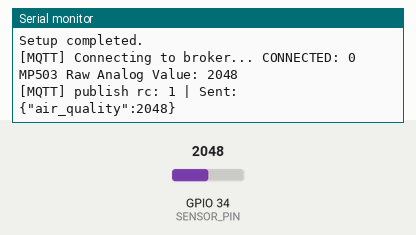
Recording of a program running on a simulated ESP32. On the bench: the last lines printed to the serial monitor. The test bench sets the inputs (shaded band); at power-on: GPIO 34 (SENSOR_PIN) = 2048. WiFi joins after 1.5 s; servers stay silent unless stated; random numbers use the default seed unless the program sets one; no MQTT or app messages arrive unless stated.

Above: at 2.9 s.
3.0 s: GPIO 34 (SENSOR_PIN) set to 2866
At 4.6 s:
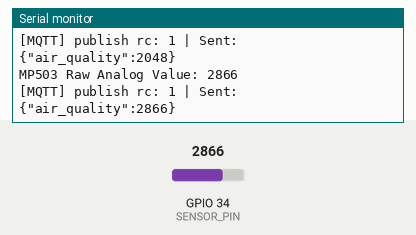
5.7 s: GPIO 34 (SENSOR_PIN) set to 3603
At 6.2 s:
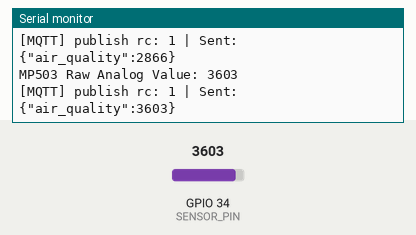
Timing chart, 0 to 8.7 s (numbered marks = the images above; inputs shaded):
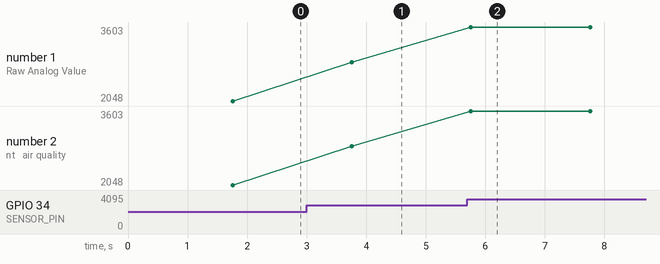

The program:

main.cpp
```cpp
#include <Arduino.h>
#include <WiFi.h>
#include <PubSubClient.h>


// === Hardware configuration ===

/**
 * @brief The GPIO pin connected to the sensor's signal (SIG) line.
 * Labeled as G34 on the ESP32 board.
 */
constexpr int SENSOR_PIN = 34;

/**
 * @brief Delay between consecutive sensor readings (in milliseconds).
 */
constexpr int MEASURE_DELAY_MS = 2000;

/**
 * @brief Serial monitor baud rate. Must match platformio.ini serial monitor baud rate.
 */
constexpr int SERIAL_MONITOR_BAUD_RATE = 115200;


// === Network & MQTT configuration ===

/**
 * @brief Wi-Fi network credentials.
 */
constexpr auto WIFI_SSID     = "SSID";
constexpr auto WIFI_PASSWORD = "PASSWORD";

/**
 * @brief MQTT Broker settings. Replace with the IP of the laptop running Docker.
 */
constexpr auto MQTT_SERVER   = "192.168.0.143";
constexpr auto MQTT_PORT     = 1883;

/**
 * @brief MQTT Topic configured in Node-RED / board_sim.py.
 */
constexpr auto MQTT_TOPIC    = "DATA";


// === Global objects ===

/**
 * Network client handling the physical Wi-Fi connection.
 */
WiFiClient espClient;

/**
 * MQTT client operating over the Wi-Fi network object.
 */
PubSubClient mqtt{espClient};


// === Helper functions ===

/**
 * @brief Initializes and establishes connection to the local Wi-Fi network.
 */
void connectToWiFi() {
  Serial.printf("[WIFI] Connecting to %s\n", WIFI_SSID);
  WiFi.begin(WIFI_SSID, WIFI_PASSWORD);

  while (WiFi.status() != WL_CONNECTED) {
    delay(500);
    Serial.print(".");
  }

  Serial.print("\n[WIFI] Connected! IP Address: ");
  Serial.println(WiFi.localIP());
}

/**
 * @brief Ensures the MQTT session is active. Reconnects if the connection is lost.
 */
void ensureMQTTConnection() {
  while (!mqtt.connected()) {
    Serial.print("[MQTT] Connecting to broker... ");

    // Generate a unique client ID for this specific board
    String clientId = "ESP32_Hardware_" + String(random(0xffff), HEX);

    if (mqtt.connect(clientId.c_str())) {
      Serial.println("CONNECTED: 0");
    } else {
      Serial.printf("Failed, rc=%d. Retrying in 5 seconds...\n", mqtt.state());
      delay(5000);
    }
  }
}

// === Main program ===

/**
 * @brief Initializes the serial communication interface, Wi-Fi, and MQTT.
 */
void setup() {
  Serial.begin(SERIAL_MONITOR_BAUD_RATE);

  // Brief delay to allow the serial interface to stabilize
  delay(200);

  // Initialize network and broker configuration
  connectToWiFi();
  mqtt.setServer(MQTT_SERVER, MQTT_PORT);

  Serial.println("Setup completed.");
}

/**
 * @brief Periodically samples the analog pin, transmits the reading over Serial,
 * formats it into a JSON payload, and publishes it via MQTT.
 */
void loop() {
  // Maintain network connection
  ensureMQTTConnection();
  mqtt.loop();

  // Read and print hardware data
  int raw_air_quality = analogRead(SENSOR_PIN);
  Serial.printf("MP503 Raw Analog Value: %d\n", raw_air_quality);

  // Format to JSON {"air_quality" : value}
  String payload = String("{\"air_quality\":") + String(raw_air_quality) + String("}");

  // Publish over MQTT
  bool result = mqtt.publish(MQTT_TOPIC, payload.c_str());
  Serial.printf("[MQTT] publish rc: %d | Sent: %s\n", result, payload.c_str());

  delay(MEASURE_DELAY_MS);
}
```

Measured:
- after the input at 3.0 s, the serial monitor: prints a new line after 0.76 s (image 1)
- after the input at 5.7 s, the serial monitor: prints a new line after 0.06 s (image 2)
- plotted number 1: 2048 → 2866 after the input at 3.0 s, 2866 → 3603 after the input at 5.7 s
- plotted number 2: 2048 → 2866 after the input at 3.0 s, 2866 → 3603 after the input at 5.7 s
